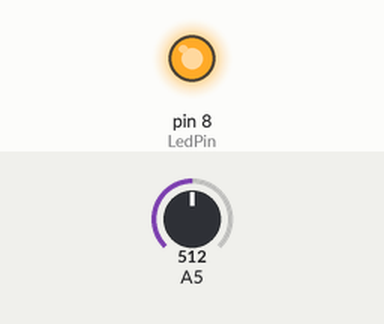
Recording of a sketch running on a simulated Arduino Uno, built with avr-gcc and run on an emulated ATmega328P. On the bench: output pins drawn as LEDs (lit = HIGH). The inputs (shaded band) are chosen by the test bench; at power-on: A5 = 512.

Above: at 1.2 s.
1.3 s: A5 set to 520
At 2.5 s:
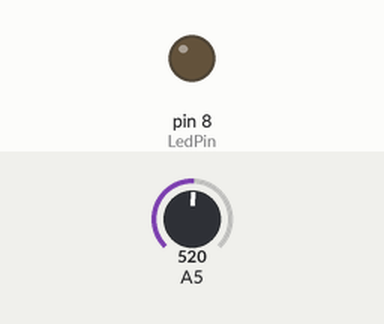
2.8 s: A5 set to 511
At 3.6 s:
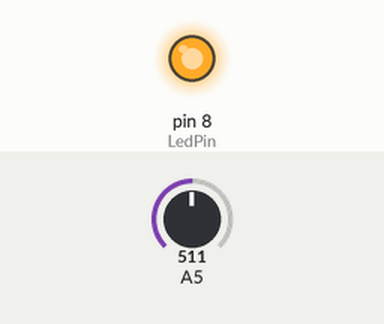
4.3 s: A5 set to 716
At 4.8 s:
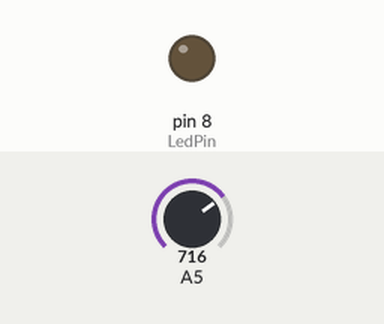
Timing chart, 0 to 7.3 s (numbered marks = the images above; inputs shaded):
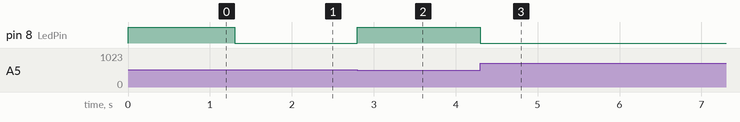

The sketch:

Sensor_de_Inclinacion.ino
```cpp
/* Derechos de autor © UNIT Electronics
  Fecha de revisión: 01/07/24*/

/********************************
El led encendera o apagara por la inclinacion del sensor
**************************/

const int LedPin = 8;      //Pin 8 que se conectará con el Led
void setup()
{
  pinMode(LedPin, OUTPUT);
}
void loop()
{
  int i;
  while (1)                              //While para tener una instrucción bucle sin fin
  {
    i = analogRead(5);                    //La variable i tendrá lectura de los valores provenientes del pin 5 analógico
    if (i > 512)                         //rango ajustable de o a 1023, 512 tendremos una sensibilidad media en el sensor
    {
      digitalWrite(LedPin, LOW);          //El led apagará, en posición vertical del sensor
    }
    else
    {
      digitalWrite(LedPin, HIGH);          //El led se encenderá, en posición horizontal del sensor
    }
  }
}
```

Measured:
- the behaviour switches between 512 and 513 on A5 (found by bisection; images 0 and 1)
- after the input at 1.3 s, pin 8 (LedPin): HIGH → LOW at once
- after the input at 2.8 s, pin 8 (LedPin): LOW → HIGH at once
- after the input at 4.3 s, pin 8 (LedPin): HIGH → LOW at once
